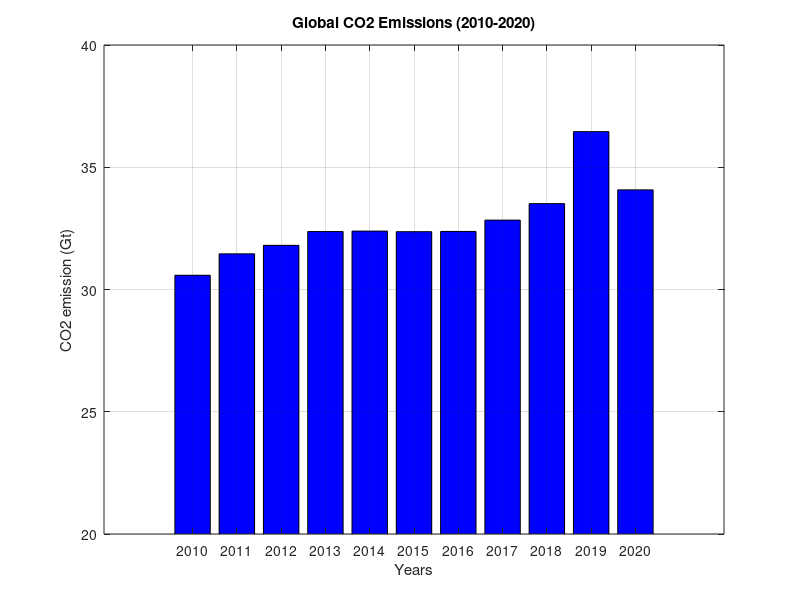

Recreate this plot in MATLAB.
clc; clear all

% Bar plot
% Data: Global CO2 emissions (2010-2020)
year = 2010:1:2020;
CO2 = [30.5824 31.4595 31.806 32.3707 32.3886 32.3655 ...
    32.3747 32.8374 33.5133 36.4568 34.0752];
bar(year,CO2,'blue');
ylim([20 40]);
xlabel('Years');
ylabel('CO2 emission (Gt)');
title('Global CO2 Emissions (2010-2020)');
grid on;
